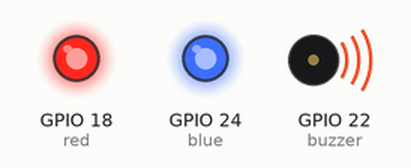
This program was run on a simulated Raspberry Pi (BCM pin numbers). Shown: output pins drawn as LEDs (lit = HIGH), buzzer (waves = sounding, pin HIGH). At 6.0 s the program stops and its outputs stay as they are.

Above: at 0.1 s.
At 1.1 s:
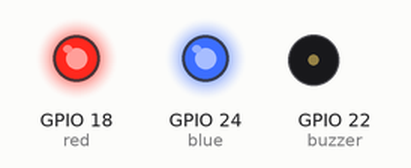
At 6.1 s:
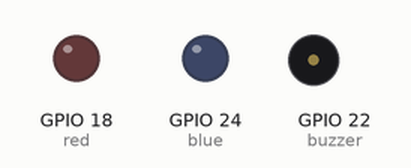
Timing chart, 0 to 7.5 s (numbered marks = the images above):
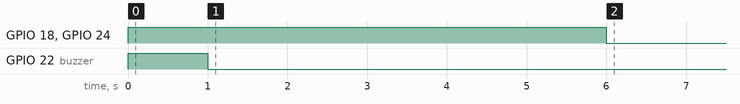

The program:

intro.py
```python
from gpiozero import LED, Buzzer
from gpiozero.pins.pigpio import PiGPIOFactory
from time import sleep


factory = PiGPIOFactory(host='192.168.0.221')
red = LED(18)
blue = LED(24)
buzzer = Buzzer(22)

red.on()
blue.on()
buzzer.on()

sleep(1)
buzzer.off()
sleep(5)

red.off()
blue.off()
```

Measured:
- by itself, GPIO 18 (red), GPIO 24 (blue): LOW → HIGH at 0.00 s, → LOW 6.0 s later
- by itself, GPIO 22 (buzzer): LOW → HIGH at 0.00 s, → LOW 1.0 s later
